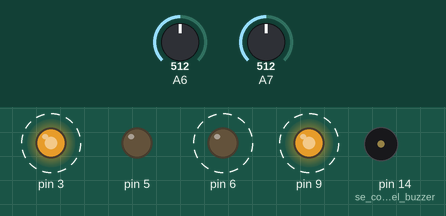
Recording of a sketch running on a simulated Arduino Uno, built with avr-gcc and run on an emulated ATmega328P. Shown: output pins drawn as LEDs (lit = HIGH), buzzer (waves = sounding, pin HIGH). Dashed ring = blinking. Inputs (shaded band) come from the test bench; at power-on: A7 = 512, A6 = 512.

Above: at 1.2 s.
1.3 s: A7 set to 685
4.3 s: A7 set to 717
At 4.9 s:
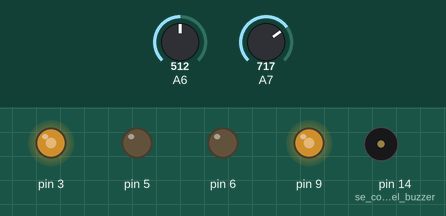
5.8 s: A7 set to 511
At 6.05 s:
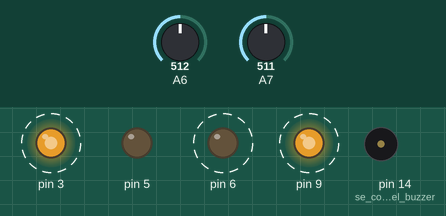
8.8 s: A7 set to 716
At 9.9 s:
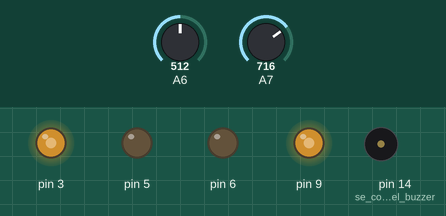
Timing chart, 0 to 11.3 s (numbered marks = the images above; inputs shaded):
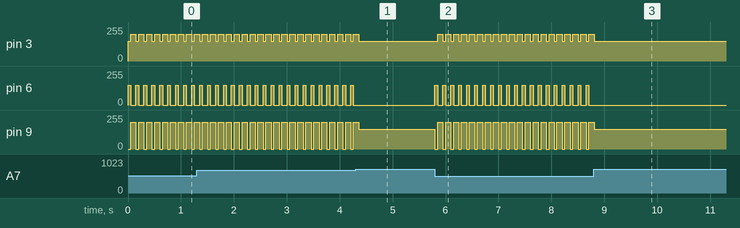

Measured:
- the behaviour switches between 699 and 700 on A7 (found by bisection; images 0 and 1)
- after the input at 4.3 s, pin 3: goes on until 4.4 s, then stays 150/255; pin 6: stops changing and stays 0/255
- after the input at 5.8 s, pin 3: alternates 200/255 for 0.10 s and 150/255 for 0.05 s, starting after 0.05 s; pin 6: alternates 150/255 for 0.05 s and 0/255 for 0.10 s, starting at once; pin 9: alternates 200/255 for 0.10 s and 0/255 for 0.05 s, starting at once
- after the input at 8.8 s, pin 3: goes on until 8.8 s, then stays 150/255; pin 6: stops changing and stays 0/255
- by itself, pin 3: alternates 200/255 for 0.10 s and 150/255 for 0.05 s
- by itself, pin 6: alternates 150/255 for 0.05 s and 0/255 for 0.10 s
- by itself, pin 9: alternates 200/255 for 0.10 s and 0/255 for 0.05 s

The sketch:

POPBOT_10_1.ino
```cpp
int Ref = 700;
int Izq, Der;
int cont = 0, j;

void setup() {
  pinMode(3, OUTPUT);
  pinMode(5, OUTPUT);
  pinMode(6, OUTPUT);
  pinMode(9, OUTPUT);
  pinMode(14, OUTPUT);    //se conecta el buzzer
}

void avanza(int speeds) {
  analogWrite(3, speeds);  // rueda izquierda avanza a la velocidad de 0-255
  digitalWrite(5, LOW);
  analogWrite(6, speeds);  //rueda derecha avanza a la velocidad de 0-255
  digitalWrite(9, LOW);
}

void derecha90() {
  avanza(150);
  delay(50);
  giro_der(200);
  delay(100);
  while (analogRead(6) > Ref);
}

void giro_izq(int speeds) {
  digitalWrite(3, LOW);  // rueda izquierda avanza a la velocidad de 0-255
  analogWrite(5, speeds);
  analogWrite(6, speeds);  //rueda derecha avanza a la velocidad de 0-255
  digitalWrite(9, LOW);
}


void giro_der(int speeds) {
  analogWrite(3, speeds);  // rueda izquierda avanza a la velocidad de 0-255
  digitalWrite(5, LOW);
  digitalWrite(6, LOW);  //rueda derecha avanza a la velocidad de 0-255
  analogWrite(9, speeds);
}


void loop() {
  Izq = analogRead(7);
  Der = analogRead(6);
  if (Izq < Ref && Der < Ref) {
    derecha90();
  }
  else if ((Izq > Ref) && (Der > Ref)) {
    avanza(150);
  }
  else if (Der < Ref) {
    giro_der(150);
  }
}
```
